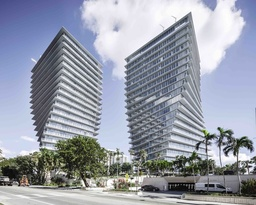
#> input picture miami.jpg, 256 x 205 px, shrunk from 750 x 600 before the run
$ python krawedzie.py
#> lines starting #> are read from the running program, lines starting #| are printed output that depends on the picture
#
#
# Python 3.7
#
# Pillow version 6.0.0
#
# picture used: https://www.archdaily.com/889344/grove-at-grand-bay-big


from PIL import Image
import sys

def colour_channel(colour, lista, filtr):

    colours_dict = {

        'R' : 0,
        'G' : 1,
        'B' : 2
    }

    par = colours_dict[colour]

    wynik = 0
    for ii in range(3):
        for jj in range(3):
            wynik += lista[ii][jj][par] * filtr[ii][jj]


    return wynik


def normalization(lista:list):

    new_pixel = list()
    min_ = min(lista)
    max_ = max(lista)


    for i in lista:
        j = int(abs(2*(i-min_)/(max_ - min_) - 1)*255)
        new_pixel.append(j)

    return new_pixel


def edges(image, filter):
    """
    Function detects edges by using Prewitt filter

    :param image:
    :param filter: '---', '|', '/', '\'
    :return:
    """
    # Should work for non-RGB modes as wel (eg. "L")
    if image.mode != 'RGB':
        image = image.convet('RGB')

    # Dictionary which provides matrixes based on user's choice of filtration

    Prewitt = {

        '---' : [[-1,-1,-1],[0,0,0],[1,1,1]],
        '|' : [[-1,0,1],[-1,0,1],[-1,0,1]],
        '\\' : [[0,1,1],[-1,0,1],[-1,-1,0]],
        '/' : [[-1,-1,0],[-1,0,1],[0,1,1]]

    }

    try:
        filtr = Prewitt[filter]
    except KeyError:
        sys.exit('Filter not found')

    new_pic = Image.new('RGB', (image.width , image.height), color=0)

    R_channel = list()
    G_channel = list()
    B_channel = list()

    for i in range(image.width - 2):
        for j in range(image.height -2):

            all_channels_list = list()
            for k in range(3):
                pixel_value = list()
                for z in range(3):

                    colour = image.getpixel((i+k, j + z))
                    pixel_value.append(colour)
                all_channels_list.append(pixel_value)

            # No need to write the same logic for each colour channel, so additional function was made

            R_channel.append(colour_channel('R',all_channels_list, filtr))
            G_channel.append(colour_channel('G', all_channels_list, filtr))
            B_channel.append(colour_channel('B', all_channels_list, filtr))

    # Pixel value cannot exceed 255, so they should be normalized

    R_channel = normalization(R_channel)
    G_channel = normalization(G_channel)
    B_channel = normalization(B_channel)


    # new picture is drawn
    m = 0
    for i in range(image.width - 2):
        for j in range(image.height - 2):
            coordinate = (i, j)

            new_pic.putpixel(coordinate, (R_channel[m], G_channel[m], B_channel[m]))
            m += 1


    return new_pic


if __name__ == '__main__':

    picture = Image.open("miami.jpg")
#> picture is the input picture: PIL image 256x205 RGB; mean R, G, B 151.5, 156.7, 169.4

    # all filters are used on the spectacular example
    edges_horizontal = edges(picture, '---')
#> in edges, `new_pic = Image.new('RGB', (image.width , image.height), color=0)`: new_pic: PIL image 256x205 RGB; every value is 0
#> the loop in normalization, `for i in lista:` made 51562 passes
#> i on passes 1, 3, 7: 3, 1, 5
#> the loop in normalization (call 2), `for i in lista:` made 51562 passes
#> after the loop in edges, `for i in range(image.width - 2):`:
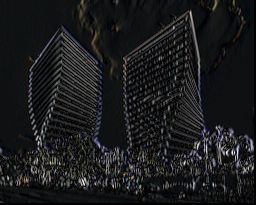
#> new_pic: PIL image 256x205 RGB; mean R, G, B 26.4, 27.3, 28.3
    edges_vertical = edges(picture, '|')
#> call 2 of edges, with filter = '|'
#> after the loop in edges (call 2), `for i in range(image.width - 2):`:
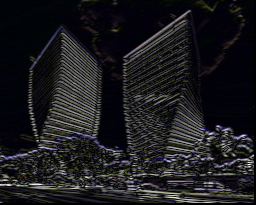
#> new_pic: PIL image 256x205 RGB; mean R, G, B 27.6, 27.5, 30.5
    edges_left = edges(picture, '\\')
#> call 3 of edges, with filter = '\\'
#> after the loop in edges (call 3), `for i in range(image.width - 2):`:
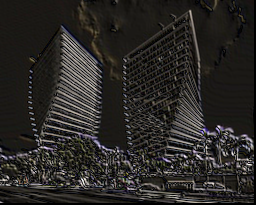
#> new_pic: PIL image 256x205 RGB; mean R, G, B 42.3, 40.1, 37.8
    edges_right = edges(picture, '/')
#> call 4 of edges, with filter = '/'
#> after the loop in edges (call 4), `for i in range(image.width - 2):`:
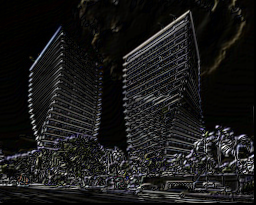
#> new_pic: PIL image 256x205 RGB; mean R, G, B 26.1, 25.8, 25.5


    edges_horizontal.show()
    edges_vertical.show()
    edges_left.show()
    edges_right.show()
